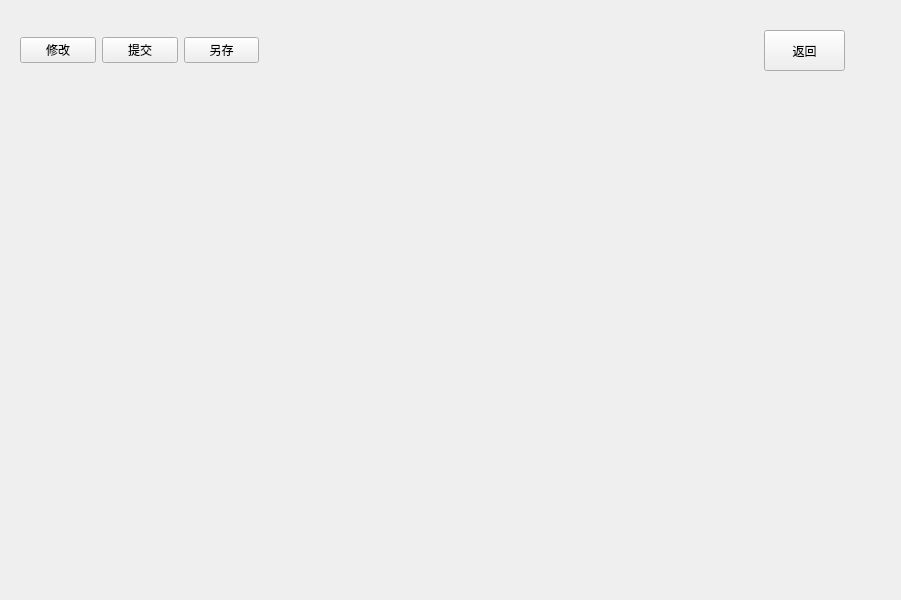
<?xml version="1.0" encoding="UTF-8"?>
<ui version="4.0">
 <class>Form</class>
 <widget class="QWidget" name="Form">
  <property name="geometry">
   <rect>
    <x>0</x>
    <y>0</y>
    <width>901</width>
    <height>600</height>
   </rect>
  </property>
  <property name="windowTitle">
   <string>Form</string>
  </property>
  <widget class="QWidget" name="gridLayoutWidget">
   <property name="geometry">
    <rect>
     <x>20</x>
     <y>80</y>
     <width>841</width>
     <height>471</height>
    </rect>
   </property>
   <layout class="QGridLayout" name="gridLayout"/>
  </widget>
  <widget class="QWidget" name="horizontalLayoutWidget">
   <property name="geometry">
    <rect>
     <x>20</x>
     <y>30</y>
     <width>239</width>
     <height>41</height>
    </rect>
   </property>
   <layout class="QHBoxLayout" name="horizontalLayout">
    <item>
     <widget class="QPushButton" name="pushButton">
      <property name="text">
       <string>修改</string>
      </property>
     </widget>
    </item>
    <item>
     <widget class="QPushButton" name="pushButton_2">
      <property name="text">
       <string>提交</string>
      </property>
     </widget>
    </item>
    <item>
     <widget class="QPushButton" name="pushButton_3">
      <property name="text">
       <string>另存</string>
      </property>
     </widget>
    </item>
   </layout>
  </widget>
  <widget class="QPushButton" name="pushButton_4">
   <property name="geometry">
    <rect>
     <x>764</x>
     <y>30</y>
     <width>81</width>
     <height>41</height>
    </rect>
   </property>
   <property name="text">
    <string>返回</string>
   </property>
  </widget>
 </widget>
 <resources/>
 <connections/>
</ui>
